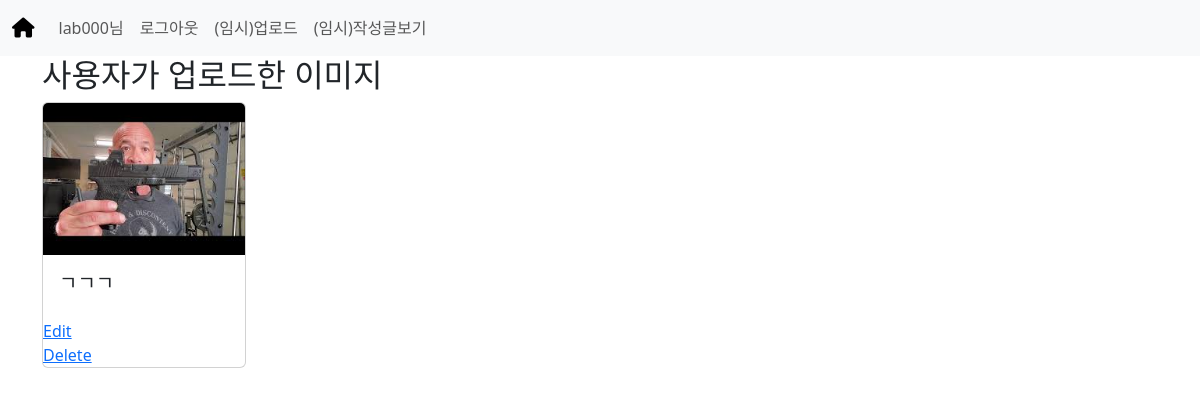
/image_list/ (signed in), run on the app's committed database.
### accounts/models.py (models this page shows)
class User(AbstractUser):
    pass

### yolov5_django/models.py (models this page shows, shortened)
class UploadedImage(models.Model):
    user = models.ForeignKey(settings.AUTH_USER_MODEL, on_delete=models.CASCADE, default=1)
    title = models.CharField(max_length=100)
    image = models.ImageField(upload_to='uploads/')
    uploaded_at = models.DateTimeField(auto_now_add=True)

### yolov5_django/views.py (the view)
# urls.py: path('image_list/', views.image_list, name='image_list'),  # 이미지 목록 페이지 URL
@login_required
def image_list(request):
    images = UploadedImage.objects.filter(user=request.user)
    context = {
        'images': images,
    }
    return render(request, 'yolov5_django/image_list.html', context)

### yolov5_django/templates/yolov5_django/image_list.html
{% extends 'base.html' %}
{% block content %}
<h2>사용자가 업로드한 이미지</h2>
<div class="row row-cols-1 row-cols-sm-2 row-cols-md-3 row-cols-lg-4 row-cols-xl-5 g-4">
    {% for image in images %}
    <div class="col">
        <div class="card">
            <a href="{% url 'yolov5_django:detail_image' image.id %}">
                <img src="{{ image.image.url }}" class="card-img-top" alt="{{ image.title }}">
            </a>
            <div class="card-body">
                <h5 class="card-title">{{ image.title }}</h5>
            </div>
            <a href="{% url 'yolov5_django:edit_image' image.id %}">Edit</a>
            <a href="{% url 'yolov5_django:delete_image' image.id %}">Delete</a>
        </div>
    </div>
    {% endfor %}
</div>
{% endblock %}

### templates/_nav.html (shortened to what this page needs)
<nav class="navbar navbar-expand-lg bg-body-tertiary">
  <div class="container-fluid">
    <a class="navbar-brand" href="{% url 'yolov5_django:index' %}">
      <i class="fa-solid fa-house"></i>
    </a>
    <div class="collapse navbar-collapse" id="navbarNavAltMarkup">
      <div class="navbar-nav">
        {% if user.is_authenticated %}
        <a class="nav-link" href="#">{{user}}님</a>
        <a class="nav-link" href="{% url 'accounts:logout' %}">로그아웃</a>
        <a class="nav-link" href="{% url 'yolov5_django:upload_image' %}">(임시)업로드</a>
        <a class="nav-link" href="{% url 'yolov5_django:image_list' %}">(임시)작성글보기</a>
        {% else %}
        <a class="nav-link" href="{% url 'accounts:login' %}">로그인</a>
        <a class="nav-link" href="{% url 'accounts:signup' %}">회원가입</a>
        {% endif %}
      </div>
    </div>
  </div>
</nav>

### data on the page
User: username "lab000"
UploadedImage: image (picture), title "ㄱㄱㄱ"
